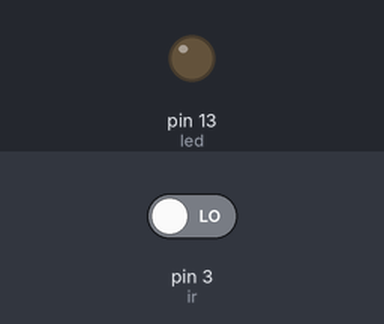
This sketch was run on a simulated Arduino Uno, built with avr-gcc and run on an emulated ATmega328P. Shown: output pins drawn as LEDs (lit = HIGH). Inputs (shaded band) come from the test bench; at power-on: pin 3 (ir) LOW.

Above: at 1.2 s.
1.3 s: pin 3 (ir) driven HIGH
At 2.5 s:
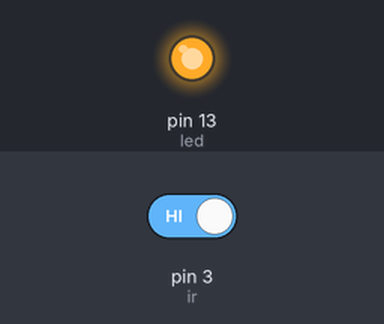
2.8 s: pin 3 (ir) driven LOW
At 3.6 s:
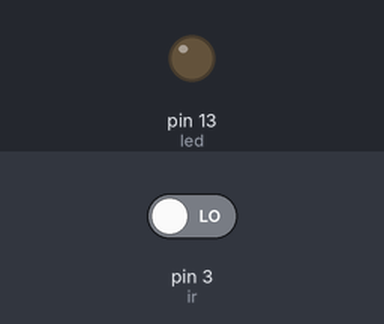
Timing chart, 0 to 5.8 s (numbered marks = the images above; inputs shaded):
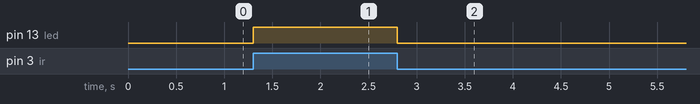

The sketch:

ir_sensor_program.ino
```cpp
const int ir= 3;
const int led = 13;
int ir_state =0;

void setup() {
pinMode(ir,INPUT);
pinMode(led,OUTPUT);
}

void loop() {
ir_state = digitalRead (ir);
if(ir_state == 1){
  digitalWrite(led,HIGH);
  }
else{
  digitalWrite(led,LOW);
 }


}
```

Measured:
- after the input at 1.3 s, pin 13 (led): LOW → HIGH at once
- after the input at 2.8 s, pin 13 (led): HIGH → LOW at once
